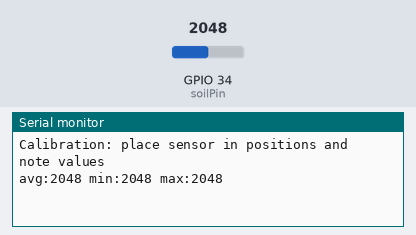
A sketch run on a simulated ESP32. Parts: the last lines printed to the serial monitor. The test bench sets the inputs (shaded band); at power-on: GPIO 34 (soilPin) = 2048.

Above: at 1.4 s.
1.5 s: GPIO 34 (soilPin) set to 2866
At 2.8 s:
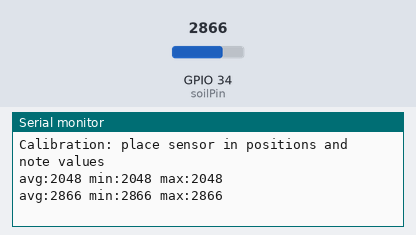
3.0 s: GPIO 34 (soilPin) set to 3603
At 5.2 s:
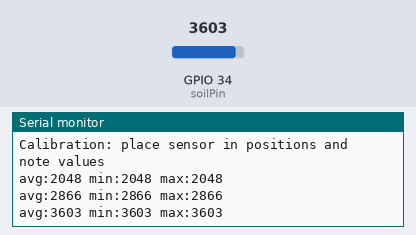
Timing chart, 0 to 6.7 s (numbered marks = the images above; inputs shaded):
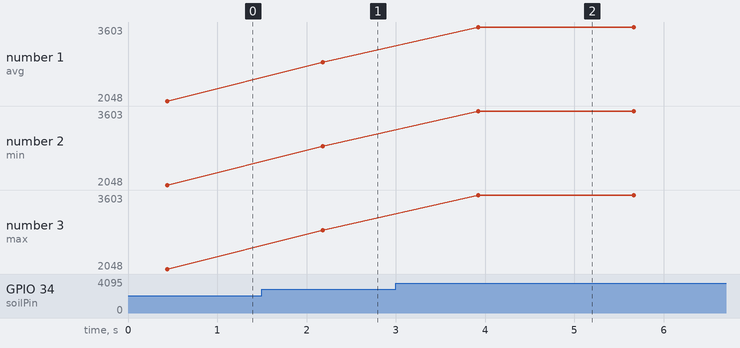

The sketch:

caliberate_readings.ino
```cpp
const int soilPin = 34;
const int sampleCount = 12;
unsigned long intervalMs = 1500;

int readSoilAverage() {
  long s = 0;
  int mini = 4096;
  int maxi = 0;
  for (int i = 0; i < sampleCount; ++i) {
    int v = analogRead(soilPin);
    s += v;
    if (v < mini) mini = v;
    if (v > maxi) maxi = v;
    delay(20);
  }
  int avg = (int)(s / sampleCount);
  Serial.print("avg:");
  Serial.print(avg);
  Serial.print(" min:");
  Serial.print(mini);
  Serial.print(" max:");
  Serial.println(maxi);
  return avg;
}

void setup() {
  Serial.begin(115200);
  delay(200);
  Serial.println("Calibration: place sensor in positions and note values");
}

void loop() {
  readSoilAverage();
  delay(intervalMs);
}
```

Measured:
- after the input at 1.5 s, the serial monitor: prints a new line after 0.68 s (image 1)
- after the input at 3.0 s, the serial monitor: prints a new line after 0.92 s (image 2)
- plotted number 1: 2048 → 2866 after the input at 1.5 s, 2866 → 3603 after the input at 3.0 s
- plotted number 2: 2048 → 2866 after the input at 1.5 s, 2866 → 3603 after the input at 3.0 s
- plotted number 3: 2048 → 2866 after the input at 1.5 s, 2866 → 3603 after the input at 3.0 s
